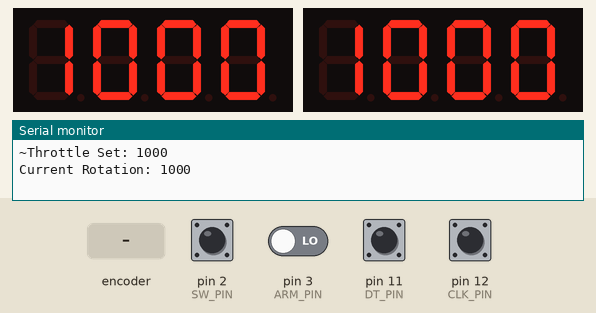
Recording of a sketch running on a simulated Arduino Uno, built with avr-gcc and run on an emulated ATmega328P. On the bench: 2 × 4-digit seven-segment display, the last lines printed to the serial monitor. The test bench sets the inputs (shaded band); at power-on: pin 2 (SW_PIN), pin 11 (DT_PIN), pin 12 (CLK_PIN) HIGH, pin 3 (ARM_PIN) LOW.

Above: at 4.2 s.
4.3 s: rotary encoder on pin 12 (CLK_PIN) / pin 11 (DT_PIN) turned 3 steps (first pin leading)
At 5.7 s:
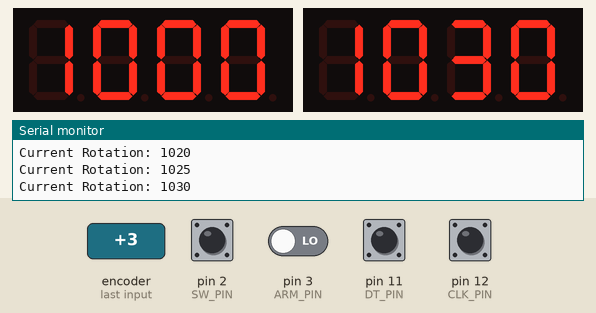
6.4 s: pin 2 (SW_PIN) pulled LOW for 0.15 s
At 7.1 s:
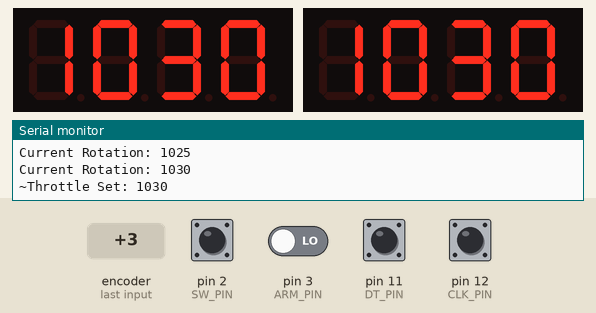
8.0 s: rotary encoder on pin 12 (CLK_PIN) / pin 11 (DT_PIN) turned 1 step (first pin leading)
At 9.3 s:
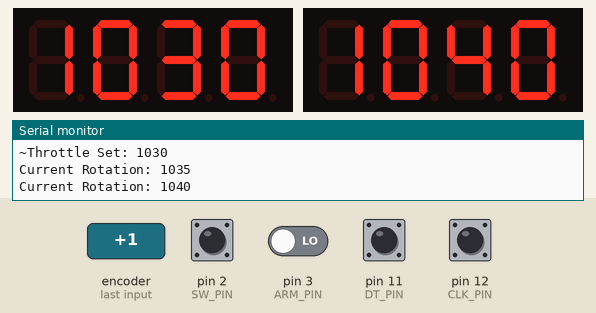
9.7 s: pin 2 (SW_PIN) pulled LOW for 0.15 s
At 10.8 s:
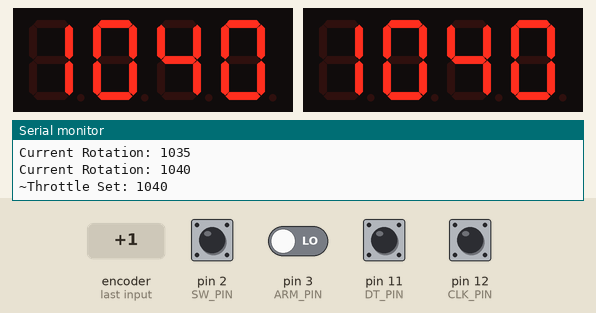
11.3 s: pin 2 (SW_PIN) pulled LOW for 1 s
At 12.9 s:
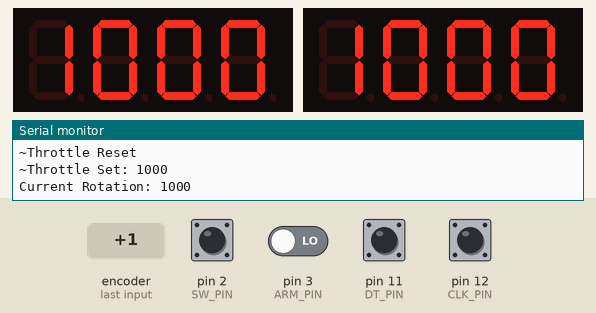
Timing chart, 0 to 14.4 s (numbered marks = the images above; inputs shaded):
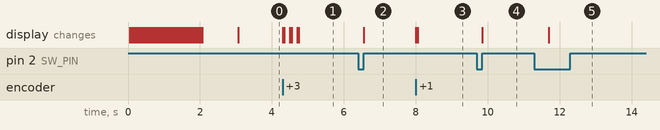

Measured:
- after the input at 4.3 s, the display: first changes at once (image 1 shows a later state)
- after the input at 6.4 s, the display: changes after 0.15 s (image 2)
- after the input at 8.0 s, the display: first changes at once (image 3 shows a later state)
- after the input at 9.7 s, the display: changes after 0.15 s (image 4)
- after the input at 11.3 s, the display: changes after 0.40 s (image 5)

The sketch:

HID_Remote.ino
```cpp
/*
This is the arduino code used to run the Remote Interface Device

Hopefully it's documented enough to change for future uses, if any problems
occur please contact Richard Gladdis at rg9g15@soton.ac.uk

The current R.I.D. PCB has additional room for a plasma generator switch,
this however is not programmed in so the current code may need to be changed
to allow for the plasma switch signal to be sent along the serial data line
*/

//Include Libraries
#include "SevenSegmentTM1637.h"
#include <SoftwareSerial.h>

//Define Displays
SevenSegmentTM1637 displaySET(10, 9); //Setup SET display
SevenSegmentTM1637 displayROT(8, 7); //Setup ROT display

//Define Software Serial
SoftwareSerial comms(6, 5);

uint8_t ARM_PIN = 3; //Arm Switch Pin

uint8_t CLK_PIN = 12; //Encoder CLK pin
uint8_t DT_PIN = 11; //Encoder DT pin
uint8_t SW_PIN = 2; //Encoder Switch pin

bool old_arm_pos = LOW; //Value used to check arm switch
bool new_arm_pos = LOW; //Value used to check arm switch - compared against old_arm_pos

bool old_clk; //Value used to check encoder rotation
bool new_clk; //Value used to check encoder rotation - compared against old_clk

uint16_t throttle_limit_up = 2000; //Upper Limit of the throttle
uint16_t throttle_limit_dn = 1000; //Lower Limit of the throttle
uint16_t throttle_set = throttle_limit_dn; //Throttle value sent to the motor controller
uint16_t throttle_rot = throttle_limit_dn; //Throttle value changed by the rotary encoder
uint8_t throttle_increment = 5; //Real value is double due to the design of the encoder

//Button event variables
uint32_t button_hold = 0; //Counter to store how long the button has been held
uint32_t length_hold = 70000; //How long (in clock ticks) before the display is reset
bool button_toggle = false; //Makes sure the button cannot be held continuously

//Communication variable
uint16_t data_transmit = 0; //Variable to hold the data when it is sent from comms

//Variable to express whether or not the motor is armed
bool arm_state = false; //The arm state sent to the motor controller

//Heartbeat variables
uint16_t heartbeat_count = 0; //Counter to store how long since the last heartbeat
uint16_t heartbeat_max = 800; //How long (in clock ticks) between each heartbeat
//heartbeat_max will have to be varied to cope with more functions in the loop
// - More functions in the loop = fewer ticks between the heartbeats sent as
//   heartbeat_count will be incremented slower

//##############################################################################Setup
void setup()
{
  //Setup Functions
  setup_connections();
  setup_pins();
  setup_display();

  //Set old_clk to current CLK value
  old_clk = digitalRead(CLK_PIN);

  //Set initial display value
  update_throttle_set(arm_state, throttle_limit_dn);
  update_throttle_rot(throttle_limit_dn);
}

//////////////////////////////////////////////////////////////////////Setup Functions
void setup_connections()
{
  //Setup serial connection
  Serial.begin(115200);

  //Setup software serial connection
  comms.begin(57600);
}

void setup_pins()
{
  //Configure pins
  pinMode(ARM_PIN, INPUT);
  pinMode(CLK_PIN, INPUT);
  pinMode(DT_PIN, INPUT);
  pinMode(SW_PIN, INPUT_PULLUP);
}

void setup_display()
{
  //Setup display
  displaySET.begin();
  displayROT.begin();

  //Setup display backlight
  displaySET.setBacklight(100);
  displayROT.setBacklight(100);

  //Fill display segments - used to find faults in the display
  displaySET.print("8888");
  displayROT.print("8888");

  //Allow time for the user to inspect the display segments
  delay(1000);

  //Clear display to prevent persistent values
  displaySET.clear();
  displayROT.clear();
}

//###############################################################################Loop
void loop()
{
  ////////////////////////////////////////////////////////////Loop - Encoder Rotation
  //Set new_clk to current CLK value
  new_clk = digitalRead(CLK_PIN);

  //Check if CLK has changed
  if(new_clk != old_clk)
  {
    //Call function that handles rotation event
    encoder_rotation();
  }

  //////////////////////////////////////////////////////////////Loop - Encoder Button
  //Check if button is pressed
  if(digitalRead(SW_PIN) == LOW
  && button_toggle == false)
  {
    //Call function that handles button press event
    button_press();
  }
  //Ensure the button cannot be held down
  if(digitalRead(SW_PIN) == HIGH)
  {
    //Reset button toggle variable
    button_toggle = false;
  }

  //////////////////////////////////////////////////////////////////Loop - Arm Switch
  //Determine arm switch position
  new_arm_pos = digitalRead(ARM_PIN);

  //Compare position to the one recorded last time
  //The conditions make sure the event is only triggered once
  if(old_arm_pos != new_arm_pos
  && new_arm_pos == HIGH)
  {
    arm_state = true;
    update_throttle_set(arm_state, throttle_set);
  }
  if(old_arm_pos != new_arm_pos
  && new_arm_pos == LOW)
  {
    arm_state = false;
    update_throttle_set(arm_state, throttle_set);
  }

  old_arm_pos = new_arm_pos;

  ///////////////////////////////////////////////////////////////////Loop - Heartbeat
  //Check to see whether the heartbeat is due to be sent
  if(heartbeat_count == heartbeat_max)
  {
    send_heartbeat();
    heartbeat_count = 0;
  }
  //Otherwise increment the heartbeat count
  else
  {
    heartbeat_count++;
  }

  //////////////////////////////////////////////////////////////////Loop - Comms Data
  //Read the comms serial data
  /*while(comms.available())
  {

  }*/
}

///////////////////////////////////////////////////////////////Encoder Event Handling
//Function for when encoder has rotated
void encoder_rotation()
{
  //Check direction and upper limit
  if(digitalRead(DT_PIN) != new_clk
  && throttle_rot < throttle_limit_up)
  {
    //Increment throttle_rot value up and update
    update_throttle_rot(throttle_rot + throttle_increment);
  }

  //Check direction and lower limit
  else if(digitalRead(DT_PIN) == new_clk
  && throttle_rot > throttle_limit_dn)
  {
    //Increment throttle_rot value down and update
    update_throttle_rot(throttle_rot - throttle_increment);
  }

  //Set olc_clk value for next loop
  old_clk = new_clk;
}

//Function for when the button is pressed
void button_press()
{
  //While the button is held down - count up
  while(!digitalRead(SW_PIN)
  && button_hold < length_hold)
  {
    //Increment
    button_hold++;
  }

  //If the button is held down long enough
  if(button_hold >= length_hold)
  {
    //Print reset message first
    Serial.println("~Throttle Reset");

    //Reset the throttles to minimum
    update_throttle_set(arm_state, throttle_limit_dn);
    update_throttle_rot(throttle_limit_dn);
  }

  //If button is not held long enough to reset
  else
  {
    //Set current throttle value
    update_throttle_set(arm_state, throttle_rot);
  }

  //Reset hold counter
  button_hold = 0;
  button_toggle = true;
}

//////////////////////////////////////////////////////Throttle Value Update Functions
//Updates the value of the rotational encoder throttle
void update_throttle_rot(uint16_t new_value)
{
  //Update to new throttle value
  throttle_rot = new_value;

  //Set new value on display
  displayROT.print(throttle_rot);

  //Print current throttle_rot value
  Serial.print("Current Rotation: ");
  Serial.println(throttle_rot);
}

//Updates the value of the set throttle
void update_throttle_set(bool arm_toggle, uint16_t new_value)
{
  //Update to new throttle value
  throttle_set = new_value;

  //Set new value on display
  displaySET.print(throttle_set);

  //Transmit current settings
  data_transmit = set_output(arm_toggle, throttle_set);
  transmit(data_transmit);

  //Print current throttle_set value
  Serial.print("~Throttle Set: ");
  Serial.println(throttle_set);
}

///////////////////////////////////////////////////////////////Transmission Functions
//Construct the outgoing data (in the form of a 16-bit integer)
uint16_t set_output(bool MS_bit, uint16_t trailing_int)
{
  uint16_t data;
  bitWrite(data, 0, MS_bit);
  bitWrite(data, 1, bitRead(trailing_int, 0));
  bitWrite(data, 2, bitRead(trailing_int, 1));
  bitWrite(data, 3, bitRead(trailing_int, 2));
  bitWrite(data, 4, bitRead(trailing_int, 3));
  bitWrite(data, 5, bitRead(trailing_int, 4));
  bitWrite(data, 6, bitRead(trailing_int, 5));
  bitWrite(data, 7, bitRead(trailing_int, 6));
  bitWrite(data, 8, bitRead(trailing_int, 7));
  bitWrite(data, 9, bitRead(trailing_int, 8));
  bitWrite(data, 10, bitRead(trailing_int, 9));
  bitWrite(data, 11, bitRead(trailing_int, 10));

  //Set checksum
  uint8_t checksum = generate_checksum(data);

  //Write checksum to datastring
  bitWrite(data, 12, bitRead(checksum, 0));
  bitWrite(data, 13, bitRead(checksum, 1));
  bitWrite(data, 14, bitRead(checksum, 2));
  bitWrite(data, 15, bitRead(checksum, 3));

  return(data);
}

//Generate checksum
uint8_t generate_checksum(uint8_t data)
{
  //The same data but increased by 27 to avoid zero size
  data = data + 27;

  //Remove leading zeros
  data = data << 4;
  data = data >> 4;

  return(data);
}

//Transmitting the outgoing data (in the form of 2x 8-bit integers)
void transmit(uint16_t data)
{
  uint8_t data_byte;

  //Send the payload data as individual 8-bit bytes
  for(uint8_t i=0; i<2; i++)
  {
    //Use 1-i to send bytes in reverse order
    data_byte = data >> 8*(1-i);
    comms.write(data_byte);
  }
}

void send_heartbeat()
{
  transmit(0);
}
```
